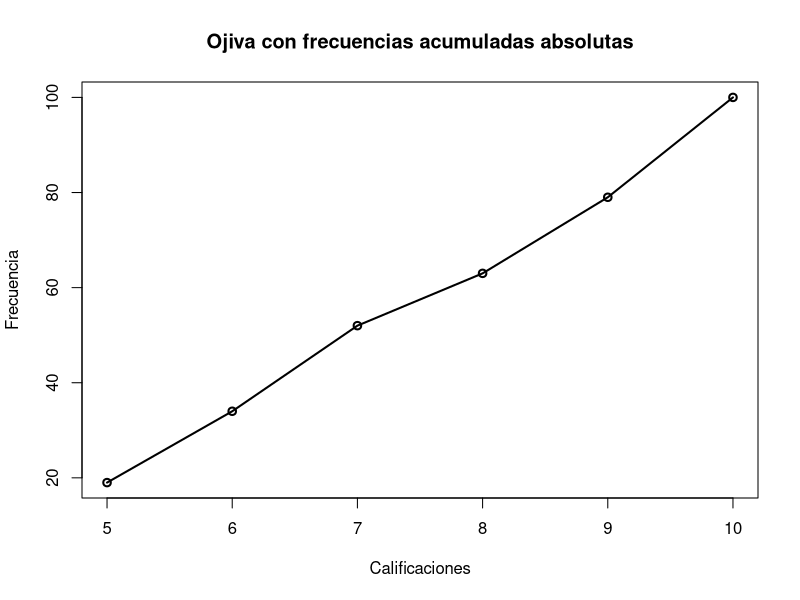

Write R code to recreate this figure.
## ---- chunk 1
set.seed(123)
calificaciones <- round(runif(100, min = 5, max = 10),2)
calificaciones
## ---- chunk 2
# Frecuencia absoluta
f_abs <- table(calificaciones)

# Frecuencia relativa
f_rel <- prop.table(f_abs)

# Frecuencia acumulada absoluta
fa_abs <- cumsum(f_abs)

# Frecuencia acumulada relativa
fa_rel <- cumsum(f_rel)
## ---- chunk 3
# Creamos la tabla mediante un dataframe
tabla <- data.frame(calificaciones = names(f_abs), #names devuelve los valores que pueden tomar los datos de memor a mayor"
                    f_absoluta = as.vector(f_abs), #as.vector() solo nos da la frecuencia sin considerar el valor
                    f_relativa = round(as.vector(f_rel),2),
                    fa_acumulada = as.vector(fa_abs),
                    fr_acumulada = round(as.vector(fa_rel),2))
tabla
## ---- chunk 4
set.seed(123)
calificaciones <- sample(c(5,6,7,8,9,10), size = 100, replace = TRUE)
calificaciones
## ---- chunk 5
# Frecuencia absoluta
f_abs <- table(calificaciones)

# Frecuencia relativa
f_rel <- prop.table(f_abs)

# Frecuencia acumulada absoluta
fa_abs <- cumsum(f_abs)

# Frecuencia acumulada relativa
fa_rel <- cumsum(f_rel)
## ---- chunk 6
# Creamos la tabla mediante un dataframe
tabla <- data.frame(calificaciones = names(f_abs), #names devuelve los valores que pueden tomar los datos de memor a mayor"
                    f_absoluta = as.vector(f_abs), #as.vector() solo nos da la frecuencia sin considerar el valor
                    f_relativa = round(as.vector(f_rel),2),
                    fa_acumulada = as.vector(fa_abs),
                    fr_acumulada = round(as.vector(fa_rel),2))
tabla
## ---- chunk 7
# Ojiva con frecuencias acumuladas
plot(names(f_abs), fa_abs, type = "o", xlab = "Calificaciones", ylab = "Frecuencia", main = "Ojiva con frecuencias acumuladas absolutas", lwd = 2, col = "black")
